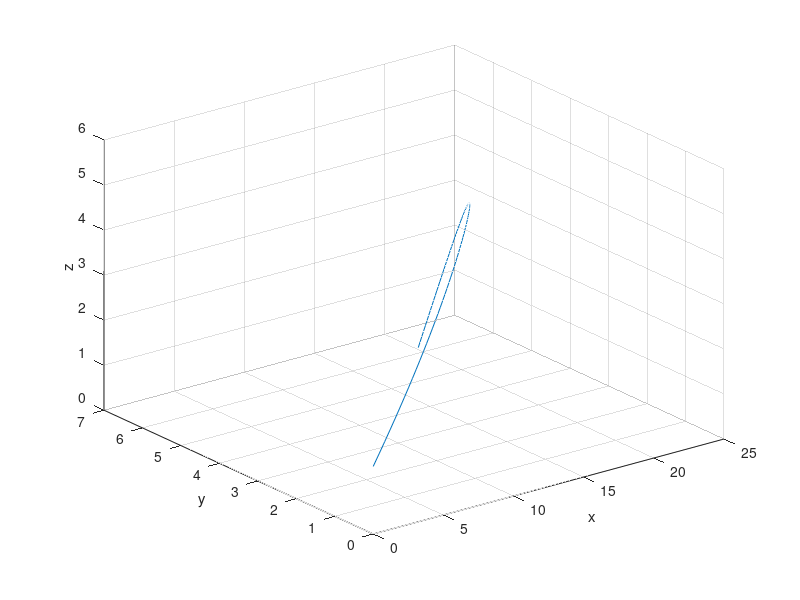

This chart was generated by the following MATLAB code:


c = 0.069;
v_vind = 5;
a = @(z) v_vind + 0.25*(z);
q = @(u) c*sqrt(u(2)^2 + (u(4) - a(u(5))^2) + u(6)^2);

f = @(u) [
    u(2);
    -q(u)*u(2);
    u(4);
    -q(u)*(u(4) - a(u(5)));
    u(6);
    -9.81 - q(u)*u(6);
];

uStart = [0, 25*cos(pi/6), 0, 0, 1.5, 25*sin(pi/6)]';


N = 105;
h = 0.02;

u_vek = zeros(N+1, 6); % spara resultat för alla tidssteg för att plotta
u_vek(1, :) = uStart; 

u = uStart;
stop = 0;
lock = false;
for i = 1:N
    k1 = f(u);
    k2 = f(u + h/2*k1);
    k3 = f(u + h/2*k2);
    k4 = f(u + h*k3);
    
    u = u + h*(k1 + 2*k2 + 2*k3 + k4)/6;
    u_vek(i+1, :) = u;

    if u(5) < 0 && lock == false
        stop = i;
        lock = true;
    end
end

plot_vek = u_vek(1:stop, :);

plot3(plot_vek(:, 1), plot_vek(:, 3), plot_vek(:, 5), '-');
xlabel('x');
ylabel('y');
zlabel('z');
grid on;

    
    
